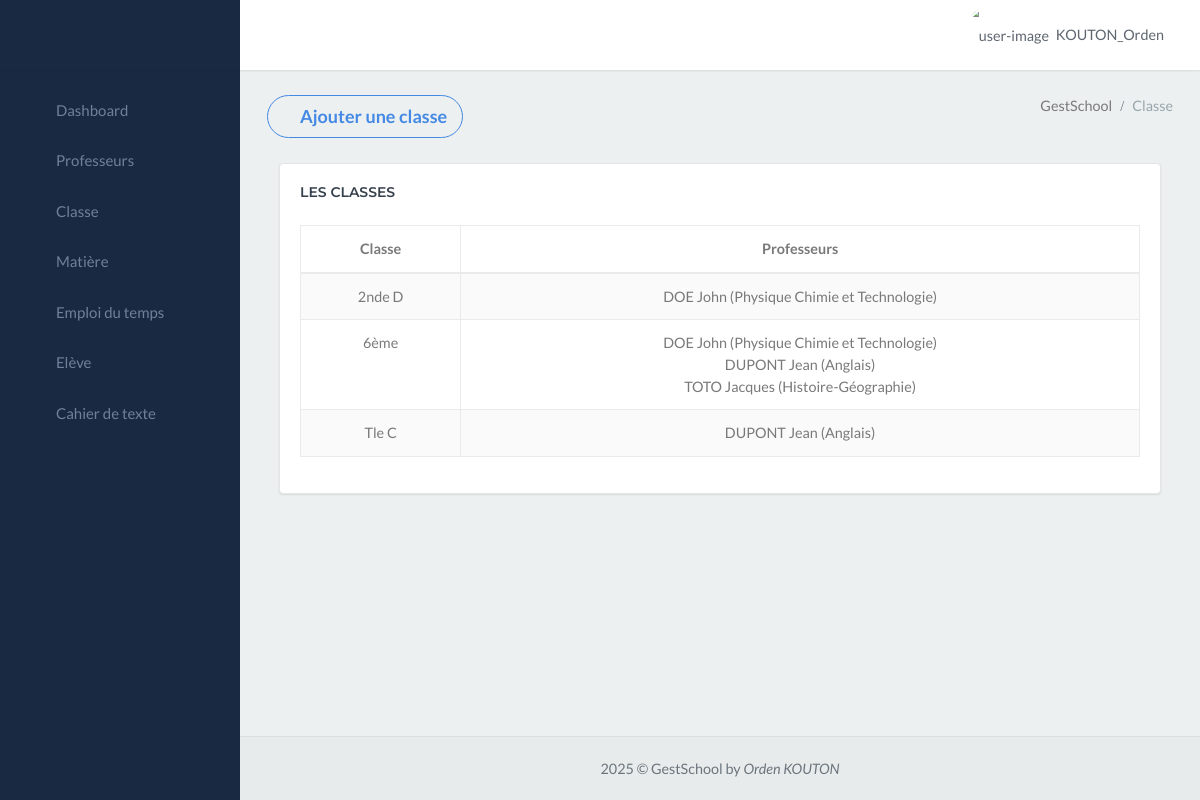
The page /gestschool_app/classe/ (signed in) on the database as committed earlier.
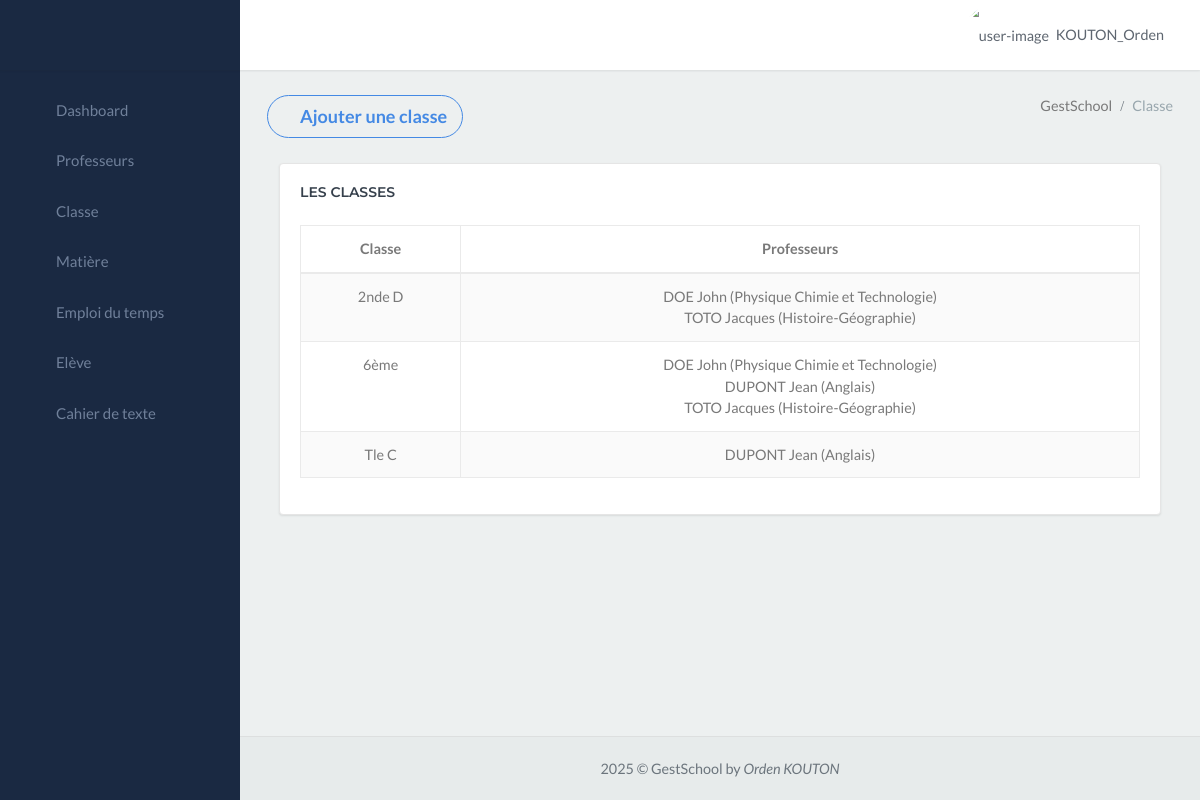
The same page on the database as committed later.
### gestschool_app/models.py (models this page shows, shortened)
class CustomUser(AbstractUser):
    ROLE_CHOICES = (
        ('Choississez un rôle', 'Choississez un rôle'),
        ('Censeur', 'Censeur'),
        ('Surveillant', 'Surveillant'),
        ('Secrétaire', 'Secrétaire'),
        ('Professeur', 'Professeur'),
        ('Comptable', 'Comptable'),
        ('superadmin', 'superadmin'),
    )
    role = models.CharField(max_length=20, choices=ROLE_CHOICES, default='Personnel')
    groups = models.ManyToManyField(
        'auth.Group',
        verbose_name='groups',
        blank=True,
        help_text='The groups this user belongs to. A user will get all permissions granted to each of their groups.',
        related_name="customuser_set",  # Ajout de related_name
        related_query_name="user",
    )
    user_permissions = models.ManyToManyField(
        'auth.Permission',
        verbose_name='user permissions',
        blank=True,
        help_text='Specific permissions for this user.',
        related_name="customuser_permissions_set", # Ajout de related_name
        related_query_name="user",
    )

class Classe_exist(models.Model):
    fusion = models.CharField(max_length=80)

class Professeur(models.Model):
    user = models.OneToOneField(settings.AUTH_USER_MODEL, on_delete=models.CASCADE, null=True, blank=True)
    nom = models.CharField(max_length=80)
    prenom = models.CharField(max_length=100)
    role = models.CharField(max_length=100)
    contact = models.CharField(max_length=100)
    email = models.CharField(max_length=100)
    matiere = models.ForeignKey(Matiere, on_delete=models.CASCADE)
    annee_scolaire = models.ForeignKey(AnneeScolaire, on_delete=models.SET_NULL, null=True, blank=True)

class Matiere(models.Model):
    nom = models.CharField(max_length=80)
    sigle = models.CharField(max_length=50)

### gestschool_app/views.py (the view)
# urls.py: path('classe/', views.classe, name='classe'),
@login_required
def classe(request):
    classes = Classe_exist.objects.all()
    classes_professeurs = []
    for classe in classes:
        professeurs = Professeur_Classe.objects.filter(classe=classe)
        classes_professeurs.append({
            'classe': classe,
            'professeurs': [{'professeur': professeur.professeur, 'matiere': professeur.matiere} for professeur in professeurs]
        })
    return render(request, 'autre/classe.html', {'classes_professeurs': classes_professeurs})

### gestschool_app/templates/autre/classe.html (shortened to what this page needs)
{% extends "menu.html" %}
{% block content %}
<div class="content-page">
    <div class="content">
        <div class="container-fluid">
            <div class="row">
                <div class="col-12">
                    <div class="page-title-box">
                        <button type="button"
                            class="page-title btn btn-outline-success btn-rounded waves-effect width-md waves-light"
                            data-toggle="modal" data-target=".bs-example-modal-lg">
                            <i class="ion ion-md-add-circle"></i>
                            Ajouter une classe
                        </button>
                        <div class="page-title-right">
                            <ol class="breadcrumb p-0 m-0">
                                <li class="breadcrumb-item active">GestSchool</li>
                                <li class="breadcrumb-item"><a>Classe</a></li>
                            </ol>
                        </div>
                        <div class="clearfix"></div>
                    </div>
                </div>
            </div>
            <div class="container-fluid">
                <div class="row">
                    <div class="col-lg-12">
                        <div class="card">
                            <div class="card-body">
                                <h4 class="header-title mb-4">Les Classes</h4>
                                <div class="table-responsive">
                                    <table id="datatable-buttons"
                                        class="table table-striped table-bordered dt-responsive nowrap"
                                        style="border-collapse: collapse; border-spacing: 0; width: 100%;">
                                        <thead>
                                            <tr>
                                                <th style="text-align: center;">Classe</th>
                                                <th style="text-align: center;">Professeurs</th>
                                            </tr>
                                        </thead>
                                        <tbody>
                                            {% for classe_professeurs in classes_professeurs %}
                                                <tr style="text-align: center;">
                                                    <td>{{ classe_professeurs.classe.fusion }}</td>
                                                    <td>
                                                        {% for prof_matiere in classe_professeurs.professeurs %}
                                                            {{ prof_matiere.professeur.nom }} {{ prof_matiere.professeur.prenom }} ({{ prof_matiere.matiere.nom }}){% if not forloop.last %} <br> {% endif %}
                                                        {% empty %}
                                                            Aucun professeur attribué
                                                        {% endfor %}
                                                    </td>
                                                </tr>
                                            {% empty %}
                                                <tr>
                                                    <td colspan="2" style="text-align: center; color: red; font-style: italic;">Aucune classe enregistrée</td>
                                                </tr>
                                            {% endfor %}
                                        </tbody>
                                    </table>
                                </div>
                            </div>
                        </div>
                    </div>
                </div>
            </div>
        </div>
    </div>
</div>
{% endblock %}

### gestschool_app/templates/menu.html (shortened to what this page needs)
{% load custom_filters %}
<!DOCTYPE html>
<html lang="en">
<head>
    <link href="/static/libs/sweetalert2/sweetalert2.min.css" rel="stylesheet" type="text/css">
    <link href="/static/libs/datatables/dataTables.bootstrap4.min.css" rel="stylesheet" type="text/css">
    <link href="/static/libs/datatables/buttons.bootstrap4.min.css" rel="stylesheet" type="text/css">
    <link href="/static/libs/datatables/responsive.bootstrap4.min.css" rel="stylesheet" type="text/css">
    <link href="/static/libs/datatables/select.bootstrap4.min.css" rel="stylesheet" type="text/css">
    <link href="/static/css/bootstrap.min.css" rel="stylesheet" type="text/css" id="bootstrap-stylesheet">
    <link href="/static/css/icons.min.css" rel="stylesheet" type="text/css">
    <link href="/static/css/app.min.css" rel="stylesheet" type="text/css" id="app-stylesheet">
</head>
<body>
    <div id="wrapper">
        <div class="navbar-custom">
            <ul class="list-unstyled topnav-menu float-right mb-0">
                <li class="dropdown notification-list">
                    <a class="nav-link dropdown-toggle nav-user mr-0 waves-effect" data-toggle="dropdown" href="#"
                        role="button" aria-haspopup="false" aria-expanded="false">
                        <img src="/static/images/utilisateur-de-profil.png" alt="user-image" class="rounded-circle">
                        <span class="pro-user-name ml-1">
                            {{user.username}} <i class="mdi mdi-chevron-down"></i>
                        </span>
                    </a>
                </li>
            </ul>
            <div class="logo-box">
                <a class="logo text-center logo-light">
                    <span class="logo-lg">
                    </span>
                </a>
            </div>
            <ul class="list-unstyled topnav-menu topnav-menu-left m-0">
                <li>
                    <button class="button-menu-mobile waves-effect">
                        <i class="mdi mdi-menu"></i>
                    </button>
                </li>
            </ul>
        </div>
        <div class="left-side-menu">
            <div class="slimscroll-menu">
                <div id="sidebar-menu">
                    <ul class="metismenu" id="side-menu">
                        {% if user.role == "Censeur" %}
                            <li>
                                <a href="{% url 'index' %}" class="waves-effect">
                                    <i class="ion-md-speedometer"></i>
                                    <span> Dashboard </span>
                                </a>
                            </li>
                            <li>
                                <a href="{% url 'professeur' %}" class="waves-effect">
                                    <i class="mdi mdi-account-outline"></i>
                                    <span> Professeurs </span>
                                </a>
                            </li>
                            <li>
                                <a href="{% url 'classe' %}" class="waves-effect">
                                    <i class="ion-md-home"></i>
                                    <span> Classe </span>
                                </a>
                            </li>
                            <li>
                                <a href="{% url 'matiere' %}" class="waves-effect">
                                    <i class="ion-md-flask"></i>
                                    <span> Matière </span>
                                </a>
                            </li>
                            <li>
                                <a href="{% url 'emploi' %}" class="waves-effect">
                                    <i class="ion ion-ios-calendar"></i>
                                    <span> Emploi du temps </span>
                                </a>
                            </li>
                            <li>
                                <a href="{% url 'eleve' %}" class="waves-effect">
                                    <i class="ion-ios-contacts"></i>
                                    <span> Elève </span>
                                </a>
                            </li>
                            <li>
                                <a href="{% url 'visualisation_cahier_texte' %}" class="waves-effect">
                                    <i class="ion ion-ios-book"></i>
                                    <span> Cahier de texte </span>
                                </a>
                            </li>
                        {% endif %}
                    </ul>
                </div>
            </div>
        </div>
        {% block content %}
        {% endblock %}
         <footer class="footer">
            <div class="container-fluid">
                <div class="row">
                    <div class="col-md-12">
                        2025 &copy; GestSchool by <em>Orden KOUTON</em>
                    </div>
                </div>
            </div>
        </footer>
    </div>
</body>
</html>

Rows that differ between the two databases and show on the page:
changed Classe_exist "2nde D": gains Professeur (professeur.nom "TOTO", professeur.prenom "Jacques", matiere.nom "Histoire-Géographie")
